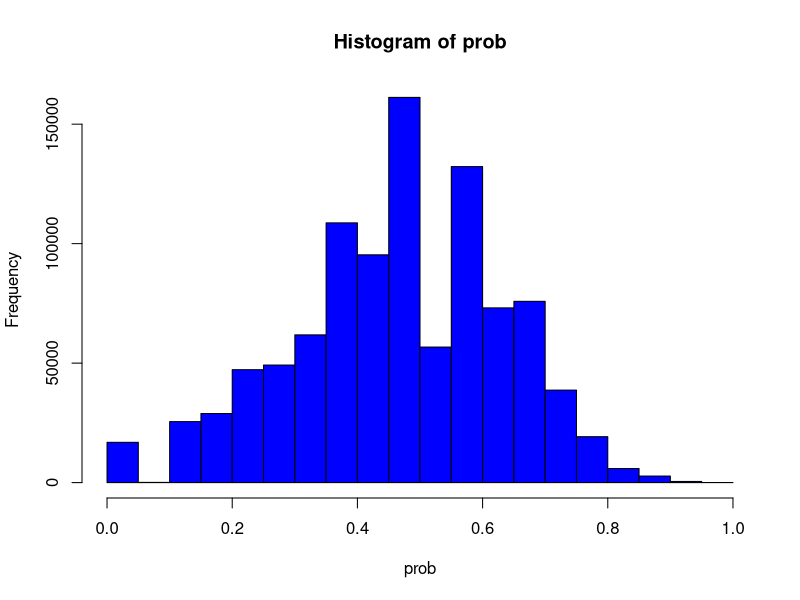

Generate this figure with R:
# Test Hot-Hand using coin flips
# Based on code & discussion from:
# http://andrewgelman.com/2015/07/09/hey-guess-what-there-really-is-a-hot-hand/
# From Miller & Sanjurjo's paper
# http://papers.ssrn.com/sol3/papers.cfm?abstract_id=2627354
# WSJ article on the paper
# http://www.wsj.com/articles/the-hot-hand-debate-gets-flipped-on-its-head-1443465711

rep <- 1e6
n <- 4
data <- array(sample(c(0,1), rep*n, replace=TRUE), c(rep,n))
prob <- rep(NA, rep)
for (i in 1:rep){
  heads1 <- data[i,1:(n-1)]==1
  heads2 <- data[i,2:n]==1
  prob[i] <- sum(heads1 & heads2)/sum(heads1)
}
# Average proportion of Heads following Heads
# With All-Tails results removed
mean(prob, na.rm=TRUE)
# = ~0.4

# Test with larger sequence
# Avg NBA team has roughly 80 shots per game, 8 per 10 player rotation.
n <- 8
data <- array(sample(c(0,1), rep*n, replace=TRUE), c(rep,n))
prob <- rep(NA, rep)
for (i in 1:rep){
  heads1 <- data[i,1:(n-1)]==1
  heads2 <- data[i,2:n]==1
  prob[i] <- sum(heads1 & heads2)/sum(heads1)
}
# Sanity Check: NA results
# All-Tails and TTTTTTTH both NA results
# 2/(2^8) = .0078
sum(is.na(prob))/rep
# ~= .0079 Looks reasonable
mean(prob, na.rm=TRUE)
# ~= 0.433 in this simulation

# Finally test for a high shot volume player
# Kobe & LeBron average around 20 FGA.
n <- 20
data <- array(sample(c(0,1), rep*n, replace=TRUE), c(rep,n))
prob <- rep(NA, rep)
for (i in 1:rep){
  heads1 <- data[i,1:(n-1)]==1
  heads2 <- data[i,2:n]==1
  prob[i] <- sum(heads1 & heads2)/sum(heads1)
}
# NA check
sum(is.na(prob))/rep
# expected NA permutations is 2/2^20*1000000 ~= 2
# in this simulation, no NA's occur. This is reasonable

# chart distribution of ratio of Heads-following-Heads 
hist(prob, col='blue')
# Final test of average proportion of heads-following-heads
mean(prob, na.rm=TRUE)
# ~= 0.47 in this simulation

# We see the proportion of heads-following-heads or a "shot streak"
# trending towards the conventionally expected 50% as we increase the
# size of the shot/test sequence.

# Implications? With shorter shot sequence samples, the baseline
# for a hot streak should be set closer to 40% rather than the
# commonly assumed 50%- changes state of hot-hand analysis in all sports!
# Is this counter-intuitive result due to censoring (ie - not counting
# possible streaks started with a H/shot-made at end of sequence)?
# Hopefully further review of the Miller&Sanjurjo will tell in time.


